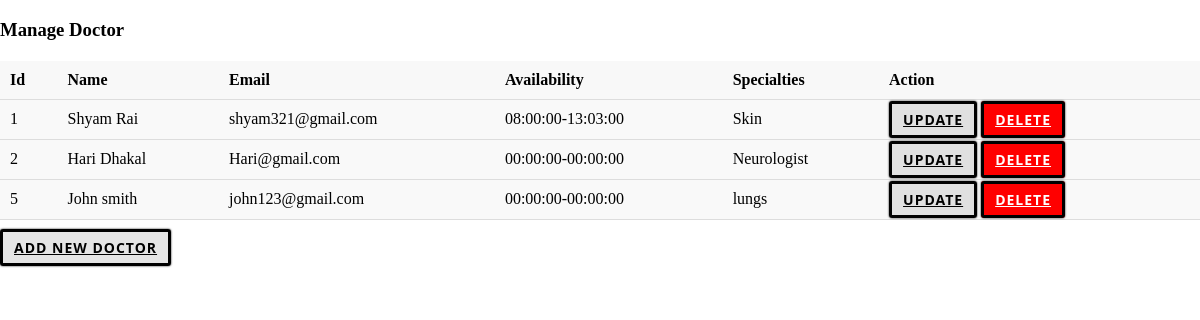
The app's page /Admin/doctors.php with its own data.
### tables this page shows
CREATE TABLE `doctor` (
  `Avatar` longblob NOT NULL,
  `did` int(11) NOT NULL,
  `dname` varchar(50) NOT NULL,
  `demail` varchar(50) NOT NULL,
  `dpassword` text NOT NULL,
  `specialties` varchar(50) NOT NULL,
  `ddob` date NOT NULL,
  `dgender` varchar(20) NOT NULL,
  `Availability_start` time NOT NULL,
  `Availability_End` time NOT NULL
);

### Admin/doctors.php (the view, shortened to what this page needs)
<!DOCTYPE html>
<html lang="en">
<head>
    <link rel="stylesheet" href="../Styles/style-prev.css">
</head>
<body>
    <div class="doctors">
        <?php
                include("../backend/conn.php");
                $stmt = $conn->prepare("SELECT * FROM doctor");
                $stmt->execute();
                $result = $stmt->get_result();
                if ($result->num_rows > 0) {
                    echo "<h3>Manage Doctor</h3>";
                    echo "<table>";
                    echo "<tr><th>Id</th><th>Name</th><th>Email</th><th>Availability</th><th>Specialties</th><th>Action</th></tr>";
                    while ($row = $result->fetch_assoc()) {
                        $availability= $row['Availability_start']."-".$row['Availability_End'];
                        echo "<tr>
                        <td>{$row['did']}</td>
                        <td>{$row['dname']}</td>
                        <td>{$row['demail']}</td>
                        <td>$availability</td>
                        <td>{$row['specialties']}</td>
                        <td>
                            <a href='updateDoc.php?id={$row['did']}' class='logout-btn'>Update</a>
                            <a href='deleteDoctor.php?id={$row['did']}' class='logout-btn delete' onclick='return confirm(\"Are you sure you want to delete this doctor?\")'>Delete</a>
                        </td>
                        </tr>";
                    }
                    echo "</table>";
                } else {
                    echo "<p>No doctors found.</p>";
                }
                ?>
            </div>
            <div class="add-user">
                <br>
                <a class="logout-btn" href="addDoc.php">Add new Doctor</a>
            </div>
        </body>
        </html>

### Styles/style-prev.css (style rules this page uses)
body { margin: 0; }
.logout-btn { margin:8px 0px; cursor: pointer; background-color: rgba(0, 0, 0, 0.1); padding: 6px 11px; border: none; border-radius: 3px; font-size: 14px; letter-spacing: 1px; text-transform: uppercase; color: black; border: 3px solid black; font-family: 'Segoe UI', Tahoma, Geneva, Verdana, sans-serif; font-weight: bold; box-shadow: 0px 0px 2px black; transition-duration: 0.3s; }

### Admin/doctors.php (style rules this page uses)
table { width: 100%; border-collapse: collapse; margin-top: 20px; }
th, td { padding: 10px; text-align: left; border-bottom: 1px solid #ddd; }
th { background-color: #f8f8f8; }
tr { background-color: #f9f9f9; }
.delete { background-color: red; color: white; }

### records on screen
doctor: did "1", dname "Shyam Rai", demail "shyam321@gmail.com", availability "08:00:00-13:03:00", specialties "Skin"
doctor: did "2", dname "Hari Dhakal", demail "Hari@gmail.com", availability "00:00:00-00:00:00", specialties "Neurologist"
doctor: did "5", dname "John smith", demail "john123@gmail.com", availability "00:00:00-00:00:00", specialties "lungs"
